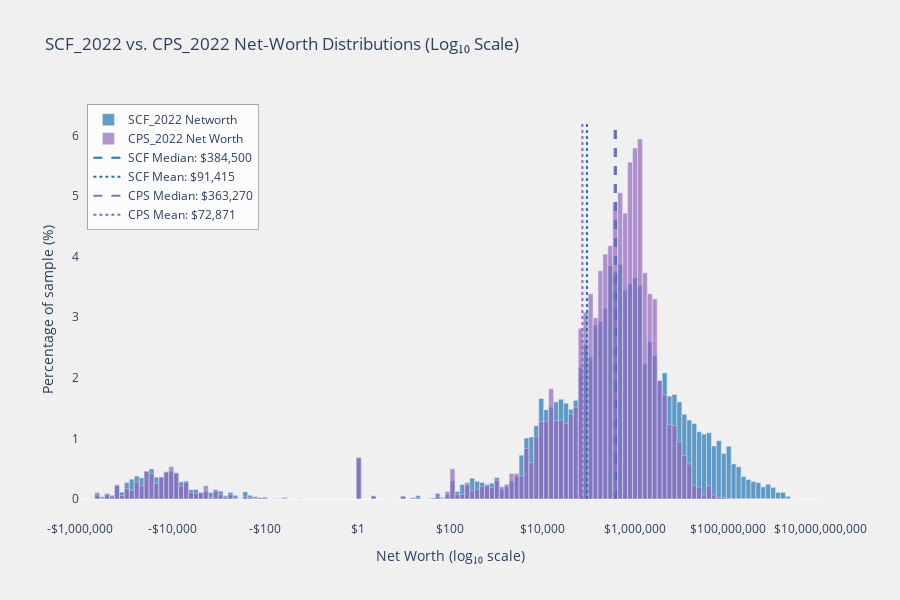

The cell this chart's notebook holds for it:
### Markdown cell above
# Imputation

This page shows how in instances where microdata variables are present in one dataset but not another, we impute values across them, achieving a single dataset for microsimulation with all the necessary variables in it. Particularly, we explore imputation of the wealth "net_woth" variable from the Survey of Consumer Finances (SCF) onto the Current Population Survey (CPS).

### Code cell
from policyengine_us_data.datasets.cps.cps import CPS_2022
from policyengine_us_data.datasets.scf.scf import SCF_2022
import numpy as np
import pandas as pd
import plotly.graph_objects as go

scf = SCF_2022(require=True)
scf_data = scf.load_dataset()
cps = CPS_2022(require=True)
cps_data = cps.load_dataset()

scf_networth_raw = scf_data["networth"]
cps_networth_raw = cps_data["net_worth"]

def safe_log10(x: np.ndarray) -> np.ndarray:
    sign = np.sign(x)
    mags = np.maximum(np.abs(x), 1e-10)
    return sign * np.log10(mags)

scf_net_log = safe_log10(scf_networth_raw)
cps_net_log = safe_log10(cps_networth_raw)

num_bins = 150
bin_edges = np.linspace(-6, 10, num_bins + 1)  # e.g. from 10⁻⁶ to 10¹⁰

scf_counts, _ = np.histogram(scf_net_log, bins=bin_edges)
scf_perc = scf_counts / scf_counts.sum() * 100

cps_counts, _ = np.histogram(cps_net_log, bins=bin_edges)
cps_perc = cps_counts / cps_counts.sum() * 100

scf_median = np.median(scf_net_log)
scf_mean = np.mean(scf_net_log)

cps_median = np.median(cps_net_log)
cps_mean = np.mean(cps_net_log)

fig = go.Figure()

fig.add_trace(go.Bar(
    x=(bin_edges[:-1] + bin_edges[1:]) / 2,  # bin centers
    y=scf_perc,
    width=(bin_edges[1] - bin_edges[0]),
    name="SCF_2022 Networth",
    marker_color="#1f77b4",  # blue
    opacity=0.7,
    hovertemplate="%{y:.2f}%<br>log₁₀(networth)=%{x:.2f}<extra></extra>",
))

fig.add_trace(go.Bar(
    x=(bin_edges[:-1] + bin_edges[1:]) / 2,
    y=cps_perc,
    width=(bin_edges[1] - bin_edges[0]),
    name="CPS_2022 Net Worth",
    marker_color="#9467bd",  # purple
    opacity=0.7,
    hovertemplate="%{y:.2f}%<br>log₁₀(net_worth)=%{x:.2f}<extra></extra>",
))

max_pct = max(scf_perc.max(), cps_perc.max()) * 1.05


fig.add_trace(go.Scatter(
    x=[scf_median, scf_median],
    y=[0, max_pct],
    mode="lines",
    line=dict(color="#1f77b4", width=2, dash="dash"),
    name=f"SCF Median: ${10**scf_median:,.0f}",
    hoverinfo="skip"
))
fig.add_trace(go.Scatter(
    x=[scf_mean, scf_mean],
    y=[0, max_pct],
    mode="lines",
    line=dict(color="#1f77b4", width=2, dash="dot"),
    name=f"SCF Mean: ${10**scf_mean:,.0f}",
    hoverinfo="skip"
))

fig.add_trace(go.Scatter(
    x=[cps_median, cps_median],
    y=[0, max_pct],
    mode="lines",
    line=dict(color="#9467bd", width=2, dash="dash"),
    name=f"CPS Median: ${10**cps_median:,.0f}",
    hoverinfo="skip"
))
fig.add_trace(go.Scatter(
    x=[cps_mean, cps_mean],
    y=[0, max_pct],
    mode="lines",
    line=dict(color="#9467bd", width=2, dash="dot"),
    name=f"CPS Mean: ${10**cps_mean:,.0f}",
    hoverinfo="skip"
))

fig.update_layout(
    title="SCF_2022 vs. CPS_2022 Net‐Worth Distributions (Log₁₀ Scale)",
    xaxis_title="Net Worth (log₁₀ scale)",
    yaxis_title="Percentage of sample (%)",
    barmode="overlay",
    bargap=0.1,
    width=900,
    height=600,
    paper_bgcolor="#F0F0F0",
    plot_bgcolor="#F0F0F0",
    font=dict(
        family="Open Sans, Verdana, Arial, sans-serif",
        size=12
    ),
    legend=dict(
        x=0.01, y=0.99,
        bgcolor="rgba(255,255,255,0.8)",
        bordercolor="rgba(0,0,0,0.3)",
        borderwidth=1,
        xanchor="left", yanchor="top"
    ),
)

tick_values = [-6, -4, -2, 0, 2, 4, 6, 8, 10]
tick_labels = []
for x in tick_values:
    if x >= 0:
        tick_labels.append(f"${10**x:,.0f}")
    else:
        tick_labels.append(f"-${10**abs(x):,.0f}")

fig.update_xaxes(
    tickvals=tick_values,
    ticktext=tick_labels,
    showgrid=False 
)
fig.update_yaxes(showgrid=False)  
fig.show()

### Figure 1 — Plotly figure (JSON) as saved in the notebook; plotly's stock layout.template omitted (floating-point values rounded to 4 significant figures; data arrays with more than 128 entries replaced by an {"elided": "..."} marker saying what was removed)
{"data": [{"hovertemplate": "%{y:.2f}%<br>log₁₀(networth)=%{x:.2f}<extra></extra>", "marker": {"color": "#1f77b4"}, "name": "SCF_2022 Networth", "opacity": 0.7, "type": "bar", "width": 0.1067, "x": {"elided": "150 float values"}, "y": {"elided": "150 float values"}}, {"hovertemplate": "%{y:.2f}%<br>log₁₀(net_worth)=%{x:.2f}<extra></extra>", "marker": {"color": "#9467bd"}, "name": "CPS_2022 Net Worth", "opacity": 0.7, "type": "bar", "width": 0.1067, "x": {"elided": "150 float values"}, "y": {"elided": "150 float values"}}, {"hoverinfo": "skip", "line": {"color": "#1f77b4", "dash": "dash", "width": 2}, "mode": "lines", "name": "SCF Median: $384,500", "type": "scatter", "x": [5.585, 5.585], "y": [0, 6.236]}, {"hoverinfo": "skip", "line": {"color": "#1f77b4", "dash": "dot", "width": 2}, "mode": "lines", "name": "SCF Mean: $91,415", "type": "scatter", "x": [4.961, 4.961], "y": [0, 6.236]}, {"hoverinfo": "skip", "line": {"color": "#9467bd", "dash": "dash", "width": 2}, "mode": "lines", "name": "CPS Median: $363,270", "type": "scatter", "x": [5.56, 5.56], "y": [0, 6.236]}, {"hoverinfo": "skip", "line": {"color": "#9467bd", "dash": "dot", "width": 2}, "mode": "lines", "name": "CPS Mean: $72,871", "type": "scatter", "x": [4.863, 4.863], "y": [0, 6.236]}], "layout": {"bargap": 0.1, "barmode": "overlay", "font": {"family": "Open Sans, Verdana, Arial, sans-serif", "size": 12}, "height": 600, "legend": {"bgcolor": "rgba(255,255,255,0.8)", "bordercolor": "rgba(0,0,0,0.3)", "borderwidth": 1, "x": 0.01, "xanchor": "left", "y": 0.99, "yanchor": "top"}, "paper_bgcolor": "#F0F0F0", "plot_bgcolor": "#F0F0F0", "title": {"text": "SCF_2022 vs. CPS_2022 Net‐Worth Distributions (Log₁₀ Scale)"}, "width": 900, "xaxis": {"showgrid": false, "ticktext": ["-$1,000,000", "-$10,000", "-$100", "$1", "$100", "$10,000", "$1,000,000", "$100,000,000", "$10,000,000,000"], "tickvals": [-6, -4, -2, 0, 2, 4, 6, 8, 10], "title": {"text": "Net Worth (log₁₀ scale)"}}, "yaxis": {"showgrid": false, "title": {"text": "Percentage of sample (%)"}}}}
